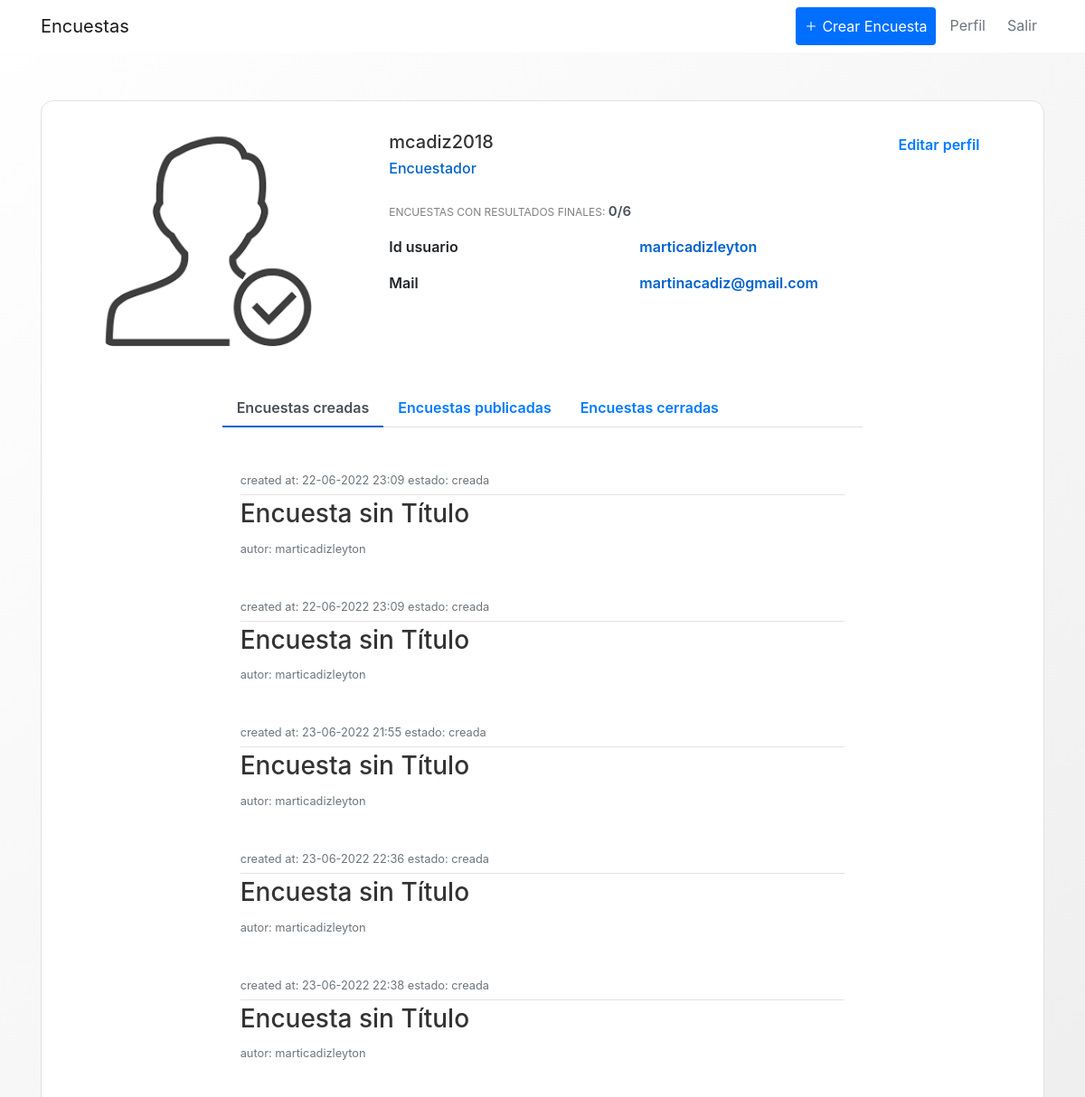
The app's page /profile (signed in) with its own data.
### encuestas/models.py (models this page shows, shortened)
class User(db.Model,UserMixin):
    id = db.Column(db.Integer, primary_key=True)
    username = db.Column(db.String(20), unique=True, nullable=False)
    name = db.Column(db.String(20), nullable=False)
    email = db.Column(db.String(120), unique=True, nullable=False)
    image_file = db.Column(db.String(20), nullable=False, default='default.jpg')
    password = db.Column(db.String(60), nullable=False)
    posts = db.relationship('Post', backref='author', lazy=True)
    tipo = db.Column(db.String(20), nullable=False)
    visible_inf = db.Column(db.String(20), nullable=False, default=True)

class Encuesta(db.Model):
    id = db.Column(db.Integer, primary_key = True)
    title = db.Column(db.String(100),nullable = False)
    description = db.Column(db.String(1000), nullable = False)
    image_file = db.Column(db.String(20), nullable=False, default='default.jpg')
    date_created = db.Column(db.DateTime, nullable = False, default = datetime.utcnow)
    date_posted = db.Column(db.DateTime, default = datetime.utcnow)
    user_id = db.Column(db.Integer, db.ForeignKey('user.id'),nullable = False)
    preguntas = db.relationship('Pregunta', backref = 'content', lazy = True)
    estado =  db.Column(db.String(100), default = "creada")
    categoria = db.Column(db.String(100),default = "Categoría" , nullable=False)

### encuestas/routes.py (the view)
@app.route("/profile", methods=['GET', 'POST'])
@login_required
def profile():
    form = updatePerfil()
    respuesta = Respuesta.query.filter_by(id_usuario = current_user.username)
    if form.validate_on_submit():
        if form.picture.data:
            picture_file = guardarfoto(form.picture.data)
            current_user.image_file = picture_file
        current_user.name = form.name.data
        current_user.email = form.email.data
        current_user.visible_inf = form.visible.data
        db.session.commit()
        flash('Tus datos han sido actualizados', 'success')
        return redirect(url_for('profile'))
    elif request.method == 'GET':
        form.name.data = current_user.name
        form.email.data = current_user.email
    lista_query= []
    encuest = {}
    for i in respuesta:
        datet =  i.date
        encuest[i.date.strftime("%d-%m-%Y %H:%M:%S")] = i.id_encuesta
        encRESP = Encuesta.query.filter_by(id = i.id_encuesta )
    keys = list(encuest.keys())
    for i in encuest:
        print(encuest[i])
        lista_query.append(Encuesta.query.filter_by(id = encuest[i] ))
    if len(lista_query) ==0:
        lista_query = 0
    encPUBLIC = Encuesta.query.filter_by(user_id = current_user.username,estado = "publicada" )
    encCREATE = Encuesta.query.filter_by(user_id = current_user.username,estado = "creada" )
    encCLOSED = Encuesta.query.filter_by(user_id = current_user.username,estado = "cerrada" )
    TOTAL=len(encuest)
    TOTALC=0
    tipo = False
    perfil_usuario =  'profile_encuestado.html'
    if current_user.tipo == '1':
        tipo = True
        perfil_usuario =  'profile_encuestador.html'
        for i in encPUBLIC:
            TOTAL=TOTAL+1
        for i in encCREATE:
            TOTAL=TOTAL+1
        for i in encCLOSED:
            TOTALC=TOTALC+1
    image_file = url_for('static', filename= 'profile_pics/' + current_user.image_file)
    return render_template(perfil_usuario, title='Profile', image_file=image_file , encPUBLIC = encPUBLIC, form = form, encCREATE=encCREATE, encCLOSED=encCLOSED, TOTAL =TOTAL+TOTALC, TOTALC  =  TOTALC, tipo=tipo, lista_query=lista_query, keys = keys)

### encuestas/forms.py (shortened to what this page needs)
class updatePerfil(FlaskForm):
    name = StringField('Nombre',
                           validators=[DataRequired(), Length(min=2, max=20)])
    email = StringField('Email',
                        validators=[DataRequired(), Email()])
    submit = SubmitField('Actualiza tu información')
    picture = FileField('Actualiza foto de perfil', validators=[FileAllowed(['jpg','png'])])
    visible = BooleanField('Sí, quiero mi información visible en el perfil', default=True)

### encuestas/models.py (called while the page is built)
@login_manager_.user_loader
def load_user(user_id):
    return User.query.get(int(user_id))

### encuestas/templates/profile_encuestador.html (shortened to what this page needs)
{% extends "layout.html" %}
{% block content %}
<link href="//maxcdn.bootstrapcdn.com/bootstrap/4.1.1/css/bootstrap.min.css" rel="stylesheet" id="bootstrap-css">
<div class="container emp-profile border">
                <div class="row">
                    <div class="col-md-4">
                        <div class="profile-img  rounded-circle ">
                            <img src = "{{image_file}}" alt=""/>
                        </div>
                    </div>
                    <div class="col-md-6">
                        <div class="profile-head">
                                    <h5>
                                        {{current_user.name}}
                                    </h5>
                                    <h6>
                                        {% if tipo %}
                                            Encuestador
                                        {%    else %}
                                            Encuestado
                                        {%    endif %}
                                    </h6>
                                    <p class="proile-rating">ENCUESTAS CON RESULTADOS FINALES: <span>{{TOTALC}}/{{TOTAL}}</span></p>
                                    <div class="tab-content profile-tab" id="myTabContent">
                                        {% if current_user.visible_inf == '1' %}
                                        <div class="tab-pane fade show active" id="home" role="tabpanel" aria-labelledby="home-tab">
                                            <div class="row tab-pane fade show active " id="home" role="tabpanel" aria-labelledby="home-tab">
                                                <div class="col-md-6">
                                                    <label>Id usuario</label>
                                                </div>
                                                <div class="col-md-6">
                                                    <p>{{current_user.username}}</p>
                                                </div>
                                                <div class="col-md-6">
                                                    <label>Mail</label>
                                                </div>
                                                <div class="col-md-6">
                                                    <p>{{current_user.email}}</p>
                                                </div>
                                            </div>
                                        </div>
                                        {%    endif %}
                                    </div>
                        </div>
                    </div>
                    <div class="col-md-2">
                        <input  type="button" value="Editar perfil" class="profile-edit-btn btn-outline-primary" id="btn"  >
                    </div>
                </div>
                <div class="row-md-2">
                    <br>
                    <br>
                </div>
                <div class="row">
                    <div class="col-md-2">
                    </div>
                    <div class="col-md-8 profile-head">
                        <ul class="nav nav-tabs" id="myTab" role="tablist">
                            <li class="nav-item">
                                <a class="nav-link active" id="profile-tab" data-toggle="tab" href="#created" role="tab" aria-controls="created" aria-selected="true">Encuestas creadas</a>
                            </li>
                            <li class="nav-item">
                                <a class="nav-link" id="open-tab" data-toggle="tab" href="#open" role="tab" aria-controls="open" aria-selected="false">Encuestas publicadas</a>
                            </li>
                            <li class="nav-item">
                                <a class="nav-link" id="profile-tab" data-toggle="tab" href="#close" role="tab" aria-controls="close" aria-selected="false">Encuestas cerradas</a>
                            </li>
                        </ul>
                        <div class="tab-content profile-tab" id="myTabContent">
                            <div class="tab-pane fade show active" id="created" role="tabpanel" aria-labelledby="created-tab">
                                <div class="column">
                                    <div class="row-md-8">
                                    {% for encuesta in encCREATE %}
                                    <article class="media content-section">
                                        <div class="media-body">
                                            <div class="article-metadata">
                                                <small class="text-muted">
                                                    created at: {{encuesta.date_created.strftime('%d-%m-%Y %H:%M')}}
                                                </small>
                                                <small class="text-muted">
                                                    estado: {{encuesta.estado}}
                                                </small>
                                            </div>
                                                <h2>
                                                    <a class="article-title"
                                                    href="{{ url_for('encuesta', encuesta_id=encuesta.id)}}"> <h3>{{ encuesta.title }} </h3></a>
                                                </h2>
                                                <small class="text-muted">
                                                    autor: {{encuesta.user_id}}
                                                </small>
                                            </div>
                                        </article>
                                        {% endfor %}
                                    </div>
                                </div>
                            </div>
                        </div>
                    </div>
                </div>
        </div>
        {% endblock content %}

### encuestas/templates/layout.html (shortened to what this page needs)
<!DOCTYPE html>
<html>
<head>
    <link rel="stylesheet" href="https://maxcdn.bootstrapcdn.com/bootstrap/4.0.0/css/bootstrap.min.css">
    <link rel="stylesheet" type="text/css" href="{{ url_for('static', filename='main.css') }}">
</head>
<body>
    <header class="site-header">
      <nav class="navbar navbar-expand-lg bg-white navbar-light bg-white fixed-top ">
        <div class="container">
          <a class="navbar-brand mr-4 " href="/">Encuestas</a>
          <div class="collapse navbar-collapse" id="navbarToggle">
            <div class="navbar-nav">
              {%block change_button%}
              {% if current_user.is_authenticated and current_user.tipo =='1' %}
               <a class="nav-item text-white nav-link btn primary-button brand-color d-flex align-items-center gap-3" href="{{ url_for('crear_encuesta')}}">
                  <ion-icon class = "aligm-middle"name="add-outline"></ion-icon>
                  <span>
                    Crear Encuesta
                  </span>
              </a>
              {% endif %}
              {%endblock change_button%}
              {% if current_user.is_authenticated %}
              <a class="nav-item text-secondary nav-link  btn-link px-3 me-2" href="{{ url_for('profile') }}">Perfil</a>
              <a class="nav-item text-secondary nav-link" href="{{ url_for('logout') }}">Salir</a>
              {% else %}
              <a class="nav-item text-secondary nav-link" href="{{ url_for('login') }}">Login</a>
              <a class="nav-item text-secondary nav-link" href="{{ url_for('register') }}">Registrate</a>
              {% endif %}
            </div>
          </div>
        </div>
      </nav>
    </header>
    <main role="main" class="container">
      <div >
        <div id ="content-section">
          {% block content %}{% endblock %}
        </div>
      </div>
    </main>
</body>
</html>

### encuestas/static/main.css (style rules this page uses)
body { font-family: "Roboto", sans-serif; font-weight: 400; background: #fafafa; color: #333; margin-top: 3.4rem; box-sizing: border-box; }
h1, h2, h3, h4, h5, h6 { color: #444444; }
.site-header .navbar-nav .nav-link { color: #cbd5db; }
.container { max-width: 1200px; width: 1200px; }
.content-section { background: #ffffff; padding: 10px 20px; border-radius: 3px; margin-bottom: 20px; }
.article-title { color: #333; }
.article-metadata { padding-bottom: 5px; margin-bottom: 4px; border-bottom: 1px solid #e3e3e3; }
.gap-3 { gap: 0.3rem; }
html, body { width: 100%; height: 100%; }
body { background: linear-gradient(-45deg, #ffffff, #e4e4e4, #ffffff); background-size: 400% 400%; animation: gradient 15s ease; }
.emp-profile { padding: 3%; margin-top: 10%; margin-bottom: 10%; border-radius: 0.85rem; background: #fff; }
.profile-img { text-align: center; }
.profile-img img { width: 70%; height: 100%; border-radius: 0.85rem; }
.profile-head h5 { color: #333; }
.profile-head h6 { color: #0062cc; }
.profile-edit-btn { border: none; border-radius: 1.5rem; width: 70%; padding: 2%; font-weight: 600; color: #6c757d; cursor: pointer; }
.proile-rating { font-size: 12px; color: #818182; margin-top: 5%; }
.proile-rating span { color: #495057; font-size: 15px; font-weight: 600; }
.profile-head .nav-tabs { margin-bottom: 5%; }
.profile-head .nav-tabs .nav-link { font-weight: 600; border: none; }
.profile-head .nav-tabs .nav-link.active { border: none; border-bottom: 2px solid #0062cc; }
.profile-tab label { font-weight: 600; }
.profile-tab p { font-weight: 600; color: #0062cc; }
.brand-color { background-color: #006fff; }
.primary-button { border: none; color: white; font-size: 1rem; border-radius: 3px; }

### records on screen
User: name "mcadiz2018", username "marticadizleyton", email "martinacadiz@gmail.com"
Encuesta: date_created "22-06-2022 23:09", estado "creada", title "Encuesta sin Título", user_id "marticadizleyton"
Encuesta: date_created "22-06-2022 23:09", estado "creada", title "Encuesta sin Título", user_id "marticadizleyton"
Encuesta: date_created "23-06-2022 21:55", estado "creada", title "Encuesta sin Título", user_id "marticadizleyton"
Encuesta: date_created "23-06-2022 22:36", estado "creada", title "Encuesta sin Título", user_id "marticadizleyton"
Encuesta: date_created "23-06-2022 22:38", estado "creada", title "Encuesta sin Título", user_id "marticadizleyton"

### other values on screen
{{ TOTALC }} "0"
{{ TOTAL }} "6"
